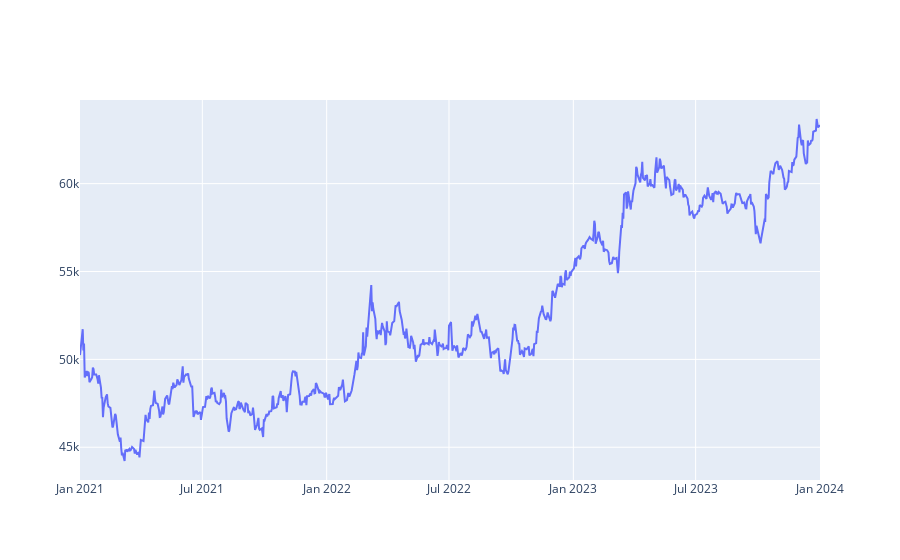

Notebook code for this chart:
### Code cell
import plotly.graph_objects as go
fig = go.Figure(data=go.Scatter(x=data['date'],y=data['price'], mode='lines'))
fig.show()

### Figure 1 — Plotly figure (JSON) as saved in the notebook; plotly's stock layout.template omitted (floating-point values rounded to 4 significant figures; data arrays with more than 128 entries replaced by an {"elided": "..."} marker saying what was removed)
{"data": [{"mode": "lines", "type": "scatter", "x": {"elided": "773 str values"}, "y": {"elided": "773 int values"}}], "layout": {}}
